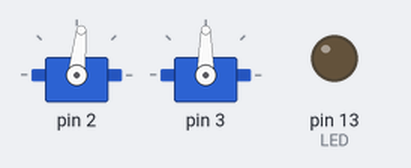
This sketch was run on a simulated Arduino Uno, built with avr-gcc and run on an emulated ATmega328P. Shown: 2 × servo, output pins drawn as LEDs (lit = HIGH).

Above: at 0.15 s.
At 0.85 s:
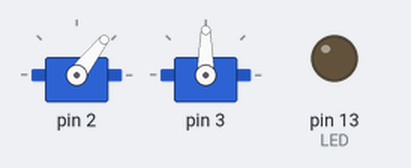
At 1.25 s:
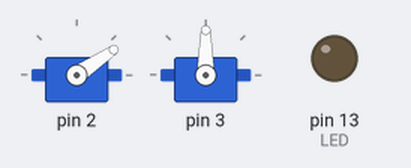
At 2.1 s:
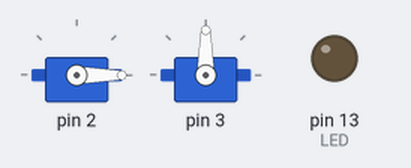
Timing chart, 0 to 3.6 s (numbered marks = the images above):
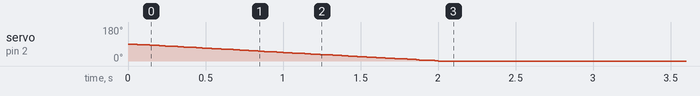

Measured:
- by itself, servo on pin 2: moves from 90° to 0° over 2.0 s

The sketch:

servoArm.ino
```cpp
#include "common.h"
#include "Timer.h"
#include "PWMController.h"
#include <math.h>
#include <Servo.h>

#define LED     13
#define PI 3.1415926
#define RAD2DEG(x) (int)(x/PI*180)
#define MOVE_TIME 1000

#define RECV_BYTES_LEN 8
int match_flag = 0;
byte inChar;//用于缓存一帧的有用数据
byte match[4];//存储三个字节头部
boolean stringComplete = false;
byte serial_cnt; //global
byte recv_index = 0;
byte speed_buffer[RECV_BYTES_LEN];//前变量用于接收，后变量用于计算
void serialEvent() {//接收上位机发送的控制命令
  if (Serial.available()) {
    if (match_flag == 0) {//接收第一个消息头
      match[0] = (unsigned char)Serial.read();
      if (match[0] == 0xcd) {
        match_flag = 1;
        return;
      } else {
        match_flag = 0;
        return;
      }
    }
    if (match_flag == 1) {//接收第二个消息头
      match[1] = (unsigned char)Serial.read();
      if (match[1] == 0xeb) {
        match_flag = 2;
        return;
      } else {
        match_flag = 0;
        return;
      }
    }
    if (match_flag == 2) {//接收第三个消息头
      match[2] = (unsigned char)Serial.read();
      if (match[2] == 0xd7) {
        match_flag = 3;
        return;
      } else {
        match_flag = 0;
        return;
      }
    }
    if (match_flag == 3) {//接收第四个字节,有用数据长度
      serial_cnt = (unsigned char)Serial.read();
      match_flag = 4;
      return;
    }
    if (match_flag == 4) {
      inChar = (unsigned char)Serial.read();//接收帧数据有用字节
      speed_buffer[recv_index] = inChar;
      recv_index++;//接收的数据长度
      serial_cnt--;
      if (serial_cnt <= 0) {
        stringComplete = true;
        recv_index = 0;
        serial_cnt = 0;
        match_flag = 0;
        return;
      }
    }
  }
}
void setup() {
  Serial.begin(115200);
  pinMode(LED,OUTPUT);
  digitalWrite(LED, LOW);
  InitTimer2();
  InitPWM();
}

void loop() {
  TaskTimeHandle();//每20ms调用一次舵机

  //1.串口接收到一帧数据
  if (stringComplete) {
    ServoSetPluseAndTime(0, map(speed_buffer[1], 0, 180, 500, 2500), MOVE_TIME);
    ServoSetPluseAndTime(1, map(speed_buffer[0], 0, 180, 500, 2500), MOVE_TIME);
    /*Serial.print("x_center: ");
    Serial.print(personPos.x_center);
    Serial.print(", y_center: ");
    Serial.println(personPos.y_center); */
    stringComplete = false;
  }
}
```

PWMController.cpp
```cpp
#include "common.h"
#include <Servo.h>
#define SERVO_NUM 2

uint16 ServoPwmDuty[6] = {1500, 1500, 1500, 1500, 500, 500}; //PWM脉冲宽度，存储上一次转动之后的角度
uint16 ServoPwmDutySet[6] = {1500, 1500, 1500, 1500, 500, 500}; //PWM脉冲宽度,上位机下发的角度
float ServoPwmDutyInc[6];   //为了速度控制，当PWM脉宽发生变化时，每2.5ms或20ms递增的PWM脉宽

bool ServoPwmDutyHaveChange = FALSE;  //脉宽有变化标志位

uint16 ServoTime = 2000;      //舵机从当前角度运动到指定角度的时间，也就是控制速度

Servo myservo[6];  // create servo object to control a servo
bool ExecDone = false;

void ServoSetPluseAndTime(uint8 id, uint16 p, uint16 time) {//在话题接收函数中要依次设置各个舵机的目标值,参考“https://github.com/jesseweisberg/moveo_ros/blob/master/moveo_moveit/moveo_moveit_arduino/moveo_moveit_arduino.ino
  if (id >= 0 && id <= SERVO_NUM-1 && p >= 500 && p <= 2500)
  {
    if (time < 20)
      time = 20;
    if (time > 30000)
      time = 30000;
    ServoPwmDutySet[id] = p;
    ServoTime = time;
    ServoPwmDutyHaveChange = TRUE;
    ExecDone = false;
  }
}

void ServoPwmDutyCompare(void) { //脉宽变化比较及速度控制,每20ms调用一次
  uint8 i;

  static uint16 ServoPwmDutyIncTimes; //需要递增的次数
  static bool ServoRunning = FALSE; //舵机正在以指定速度运动到指定的脉宽对应的位置
  if (ServoPwmDutyHaveChange) //停止运动并且脉宽发生变化时才进行计算,主要是计算增量次数以及每次的增强值
  {
    ServoPwmDutyHaveChange = FALSE;
    ServoPwmDutyIncTimes = ServoTime / 20; //当每20ms调用一次ServoPwmDutyCompare()函数时用此句
    for (i = 0; i < SERVO_NUM; i++) {
      if (ServoPwmDutySet[i] > ServoPwmDuty[i]){//如果目标角度大于上一次停留的角度，将每次的增量变成负值,主要是跟下面写入的角度值对应
        ServoPwmDutyInc[i] = ServoPwmDutySet[i] - ServoPwmDuty[i];
        ServoPwmDutyInc[i] = -ServoPwmDutyInc[i];
      }else{
        ServoPwmDutyInc[i] = ServoPwmDuty[i] - ServoPwmDutySet[i];
      }
      ServoPwmDutyInc[i] /= ServoPwmDutyIncTimes;//每次递增的脉宽
    }
    ServoRunning = TRUE;  //舵机开始动作
  }
  if (ServoRunning){
    ServoPwmDutyIncTimes--;
    for (i = 0; i < SERVO_NUM; i++){
      if (ServoPwmDutyIncTimes == 0){ //最后一次递增就直接将设定值赋给当前值
        ServoPwmDuty[i] = ServoPwmDutySet[i];
        ServoRunning = FALSE; //到达设定位置，舵机停止运动
        ExecDone = true;
      }else{
        ServoPwmDuty[i] = ServoPwmDutySet[i] + (signed short int)(ServoPwmDutyInc[i] * ServoPwmDutyIncTimes);
      }
      if ((i >= 0) && (i < SERVO_NUM)){//依次写入角度值
        myservo[i].writeMicroseconds(ServoPwmDuty[i]);//写入旋转角度，1500是在中间，与write函数一样，只是参数是微妙us
      }
    }
  }
}

void InitPWM(void)
{
  myservo[0].attach(2, 500, 2500); // 后面两个参数是用来控制转动的最大最小角度
  ServoSetPluseAndTime(0, 500, 2000);//500朝向前方
  myservo[1].attach(3, 500, 2500);
  ServoSetPluseAndTime(1, 1500, 2000); //500朝向对面来看的左边
}
```

PWMController.h
```cpp
#ifndef PWMCONTROLLER_H
#define PWMCONTROLLER_H

void ServoSetPluseAndTime(uint8 id,uint16 p,uint16 time);//用来设置舵机转动的角度以及时间
void ServoPwmDutyCompare(void);//脉冲变化比较及速度控制
void InitPWM(void);//初始化舵机控制对象

#endif
```

Timer.cpp
```cpp
#include "common.h"
#include "PWMController.h"

u32 gSystemTickCount = 0;  //系统从启动到现在的毫秒数
u32 preTimeCount = 0;

void flash(){
  gSystemTickCount++;
}

void InitTimer2(void){
    FlexiTimer2::set(1, 1.0/1000, flash);//1毫秒调用一次
    FlexiTimer2::start();
}

void TaskTimeHandle(void) {
  if(gSystemTickCount - preTimeCount >= 20){
    preTimeCount = gSystemTickCount;
    ServoPwmDutyCompare();
  }
}
```

Timer.h
```cpp
#ifndef TIMER_H
#define TIMER_H

void InitTimer2(void);    //初始化100us@12.000MHz
void TaskTimeHandle(void);

#endif
```

common.h
```cpp
#ifndef COMMON_H
#define COMMON_H

#include <FlexiTimer2.h>
typedef unsigned char  u8, U8, uint8, UINT8, BYTE;
typedef signed char   s8, S8, int8, INT8;

typedef unsigned short  u16, U16, uint16, UINT16, WORD;
typedef signed short  s16, S16, int16, INT16;

typedef unsigned long u32, U32, uint32, UINT32, DWORD;
typedef signed long   s32, S32, int32, INT32;

#define BIT(n) (1<<(n))

#define     BYTE0(n)            ((unsigned char)((unsigned short)(n)))
#define     BYTE1(n)            ((unsigned char)(((unsigned short)(n))>>8))
#define     BYTE2(n)            ((unsigned char)(((unsigned short)(((unsigned long)(n))>>8))>>8))
#define     BYTE3(n)            ((unsigned char)(((unsigned short)(((unsigned long)(n))>>16))>>8))

#define TRUE   1
#define FALSE  0
#define true   1
#define false  0

#if (ARDUINO >= 100)
  #include <Arduino.h>
#else
  #include <WProgram.h>
#endif

#endif
```
